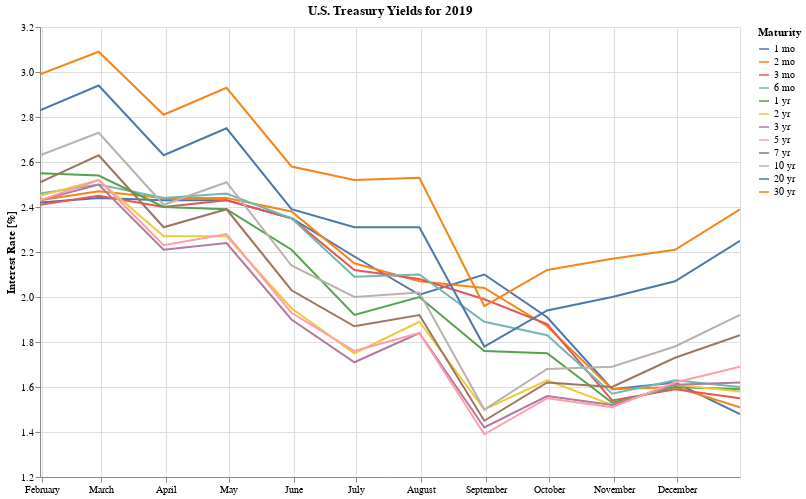

Notebook code cell kept with this figure:
### Code cell
year = 2019

alt.Chart(fetchRates(year).melt(id_vars='Date', var_name='Maturity')).mark_line().encode(
    alt.X('Date:T', axis=alt.Axis(title='')),
    alt.Y('value:Q', axis=alt.Axis(title='Interest Rate [%]'), scale=alt.Scale(zero=False)),
    alt.Color('Maturity:N',
              sort=['1 mo', '2 mo', '3 mo', '6 mo', '1 yr', '2 yr', '3 yr', '5 yr', '7 yr', '10 yr', '20 yr', '30 yr']),
    tooltip=[alt.Tooltip('Date:T', format='%b %Y'), alt.Tooltip('Maturity:N'), alt.Tooltip('value:Q')]
).properties(
    title='U.S. Treasury Yields for {year}'.format(year=year),
    height=450,
    width=700
).interactive()

### Figure 1 — Vega-Lite specification as saved in the notebook (floating-point values rounded to 4 significant figures; data arrays with more than 128 entries replaced by an {"elided": "..."} marker saying what was removed)
{"config": {"view": {"continuousWidth": 400, "continuousHeight": 300}}, "data": {"name": "data-95c954a9a79885c68985e16c0cd2ff42"}, "mark": "line", "encoding": {"color": {"type": "nominal", "field": "Maturity", "sort": ["1 mo", "2 mo", "3 mo", "6 mo", "1 yr", "2 yr", "3 yr", "5 yr", "7 yr", "10 yr", "20 yr", "30 yr"]}, "tooltip": [{"type": "temporal", "field": "Date", "format": "%b %Y"}, {"type": "nominal", "field": "Maturity"}, {"type": "quantitative", "field": "value"}], "x": {"type": "temporal", "axis": {"title": ""}, "field": "Date"}, "y": {"type": "quantitative", "axis": {"title": "Interest Rate [%]"}, "field": "value", "scale": {"zero": false}}}, "height": 450, "selection": {"selector001": {"type": "interval", "bind": "scales", "encodings": ["x", "y"]}}, "title": "U.S. Treasury Yields for 2019", "width": 700, "$schema": "https://vega.github.io/schema/vega-lite/v4.0.2.json", "datasets": {"data-95c954a9a79885c68985e16c0cd2ff42": {"elided": "144 records"}}}
